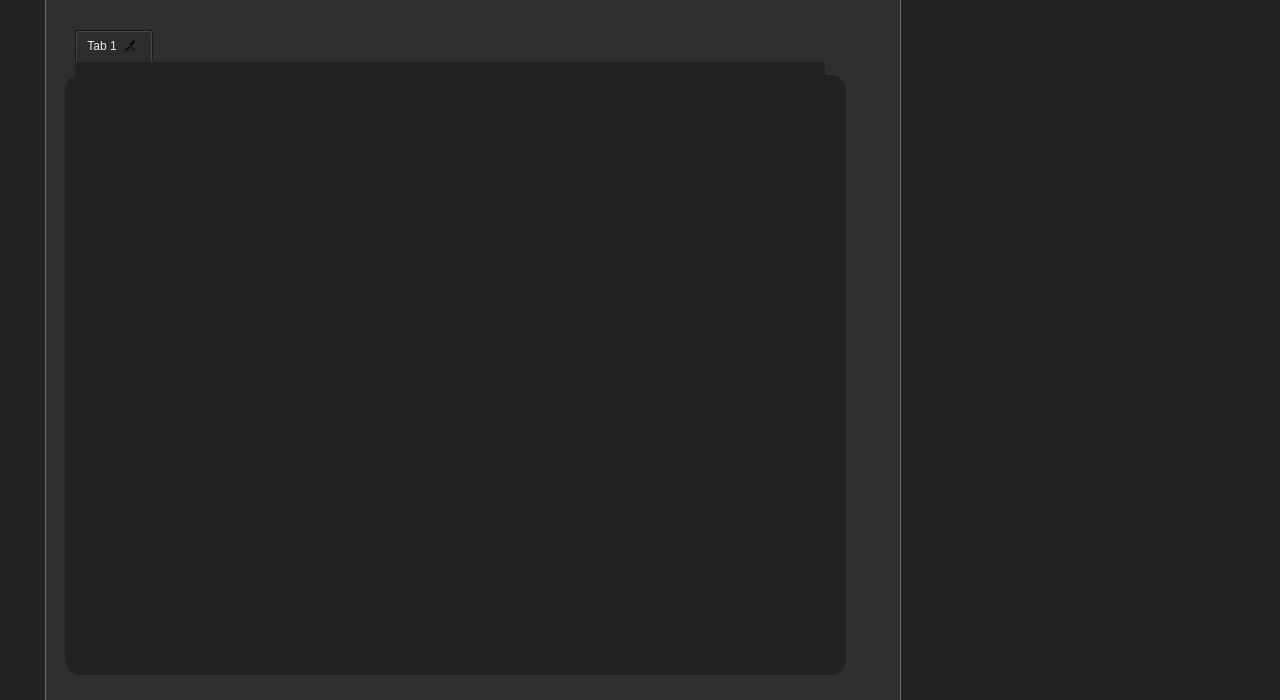
<?xml version="1.0" encoding="UTF-8"?>
<ui version="4.0">
 <class>MainWindow</class>
 <widget class="QMainWindow" name="MainWindow">
  <property name="geometry">
   <rect>
    <x>0</x>
    <y>0</y>
    <width>1280</width>
    <height>700</height>
   </rect>
  </property>
  <property name="windowTitle">
   <string>MainWindow</string>
  </property>
  <property name="styleSheet">
   <string notr="true">QWidget {
	border:none;
	background-color: rgb(33, 34, 35);
	color: #eee;
}

QWidget#widget {
	background-color: none;
	border-left: 0.5px solid rgb(106, 106, 106);
}

QWidget#widget_2 {
	border-left: 0.5px solid rgb(106, 106, 106);
}

</string>
  </property>
  <widget class="QWidget" name="centralwidget">
   <widget class="QWidget" name="widget" native="true">
    <property name="geometry">
     <rect>
      <x>900</x>
      <y>0</y>
      <width>380</width>
      <height>700</height>
     </rect>
    </property>
   </widget>
   <widget class="QWidget" name="widget_2" native="true">
    <property name="geometry">
     <rect>
      <x>45</x>
      <y>0</y>
      <width>855</width>
      <height>700</height>
     </rect>
    </property>
    <property name="styleSheet">
     <string notr="true">QWidget#widget_2 {
	/*border-left: 0.5px solid #eee;*/
	background-color: rgb(46, 47, 48);
}
QWidget#widget_3 {
	background-color: rgb(33, 34, 35);
	border-radius:15px;
}

QPlainTextEdit {
	font: 20px bold;
	color: #eee;
	padding: 5px;
}

QScrollBar:horizontal
    {
        height: 15px;
        margin: 3px 15px 3px 15px;
        border: 1px transparent #2A2929;
        border-radius: 4px;
	    background-color: #2A2929;
    }

    QScrollBar::handle:horizontal
    {
        background-color: #eee;
        min-width: 5px;
        border-radius: 4px;
    }

    QScrollBar::add-line:horizontal
    {
        margin: 0px 3px 0px 3px;
        border-image: url(:/qss_icons/rc/right_arrow_disabled.png);
        width: 10px;
        height: 10px;
        subcontrol-position: right;
        subcontrol-origin: margin;
    }

    QScrollBar::sub-line:horizontal
    {
        margin: 0px 3px 0px 3px;
        border-image: url(:/qss_icons/rc/left_arrow_disabled.png);
        height: 10px;
        width: 10px;
        subcontrol-position: left;
        subcontrol-origin: margin;
    }

    QScrollBar::add-line:horizontal:hover,QScrollBar::add-line:horizontal:on
    {
        border-image: url(:/qss_icons/rc/right_arrow.png);
        height: 10px;
        width: 10px;
        subcontrol-position: right;
        subcontrol-origin: margin;
    }


    QScrollBar::sub-line:horizontal:hover, QScrollBar::sub-line:horizontal:on
    {
        border-image: url(:/qss_icons/rc/left_arrow.png);
        height: 10px;
        width: 10px;
        subcontrol-position: left;
        subcontrol-origin: margin;
    }

    QScrollBar::up-arrow:horizontal, QScrollBar::down-arrow:horizontal
    {
        background: none;
    }


    QScrollBar::add-page:horizontal, QScrollBar::sub-page:horizontal
    {
        background: none;
    }

    QScrollBar:vertical
    {
        background-color: #2A2929;
        width: 15px;
        margin: 15px 3px 15px 3px;
        border: 1px transparent #2A2929;
        border-radius: 4px;
    }

    QScrollBar::handle:vertical
    {
        background-color: #eee;         /* #605F5F; */
        min-height: 5px;
        border-radius: 4px;
    }

    QScrollBar::sub-line:vertical
    {
        margin: 3px 0px 3px 0px;
        border-image: url(:/qss_icons/rc/up_arrow_disabled.png);
        height: 10px;
        width: 10px;
        subcontrol-position: top;
        subcontrol-origin: margin;
    }

    QScrollBar::add-line:vertical
    {
        margin: 3px 0px 3px 0px;
        border-image: url(:/qss_icons/rc/down_arrow_disabled.png);
        height: 10px;
        width: 10px;
        subcontrol-position: bottom;
        subcontrol-origin: margin;
    }

    QScrollBar::sub-line:vertical:hover,QScrollBar::sub-line:vertical:on
    {
        border-image: url(:/qss_icons/rc/up_arrow.png);
        height: 10px;
        width: 10px;
        subcontrol-position: top;
        subcontrol-origin: margin;
    }

    QScrollBar::add-line:vertical:hover, QScrollBar::add-line:vertical:on
    {
        border-image: url(:/qss_icons/rc/down_arrow.png);
        height: 10px;
        width: 10px;
        subcontrol-position: bottom;
        subcontrol-origin: margin;
    }

    QScrollBar::up-arrow:vertical, QScrollBar::down-arrow:vertical
    {
        background: none;
    }

    QScrollBar::add-page:vertical, QScrollBar::sub-page:vertical
    {
        background: none;
    }</string>
    </property>
    <widget class="QWidget" name="widget_3" native="true">
     <property name="geometry">
      <rect>
       <x>20</x>
       <y>75</y>
       <width>781</width>
       <height>600</height>
      </rect>
     </property>
     <property name="styleSheet">
      <string notr="true">background-color: rgb(33, 34, 35);</string>
     </property>
    </widget>
    <widget class="QTabWidget" name="tabWidget">
     <property name="geometry">
      <rect>
       <x>30</x>
       <y>30</y>
       <width>750</width>
       <height>620</height>
      </rect>
     </property>
     <property name="layoutDirection">
      <enum>Qt::LeftToRight</enum>
     </property>
     <property name="styleSheet">
      <string notr="true">QTabBar::tab {
    min-width:100px; 
    min-height:40px;
	border-radius: 7px;
	background-color: rgb(46, 47, 48);
	color: #eee;
	margin-left: 5px;
	border: 1px solid #eee;
	margin-bottom:5px;
	font: 14px;
	font-weight: bold;
	padding-left: 2px;
}

QWidget {
	background-color: rgb(33, 34, 35);
	border:none;
}

QTabBar {
	margin-bottom:5px;
}

QTabBar::tab::hover {
    color: rgb(46, 47, 48);
	background-color: rgb(238, 238, 238);
}

QTabBar::tab::selected {
    color: rgb(46, 47, 48);
	background-color: #eee;
}

QTabWidget::pane &gt; QWidget {
	background-color: rgb(46, 47, 48);
}

QTabWidget::pane {
	background-color:  rgb(46, 47, 48);
}

QTabBar::close-button {
	image: url(:/image/closeRed);
}

QTabBar::close-button::hover {
	image: url(:/image/closeRedHover);
}</string>
     </property>
     <property name="tabShape">
      <enum>QTabWidget::Rounded</enum>
     </property>
     <property name="currentIndex">
      <number>0</number>
     </property>
     <property name="iconSize">
      <size>
       <width>16</width>
       <height>16</height>
      </size>
     </property>
     <property name="elideMode">
      <enum>Qt::ElideNone</enum>
     </property>
     <property name="documentMode">
      <bool>false</bool>
     </property>
     <property name="tabsClosable">
      <bool>true</bool>
     </property>
     <property name="movable">
      <bool>true</bool>
     </property>
     <property name="tabBarAutoHide">
      <bool>false</bool>
     </property>
     <widget class="QWidget" name="tab">
      <attribute name="title">
       <string>Tab 1</string>
      </attribute>
     </widget>
    </widget>
   </widget>
   <widget class="QToolButton" name="toolButton_2">
    <property name="geometry">
     <rect>
      <x>10</x>
      <y>10</y>
      <width>25</width>
      <height>25</height>
     </rect>
    </property>
    <property name="styleSheet">
     <string notr="true">QToolButton {
	border:none;
	background-color:none;
	image: url(:/image/Images/profile);
	max-width: 25px;
	max-height: 25px;
	min-width: 25px;
	min-height: 25px;
}

QToolButton:hover {
	image: url(:/image/Images/profileHover);
}

QToolButton:pressed {
	image: url(:/image/Images/profile);
}</string>
    </property>
    <property name="text">
     <string/>
    </property>
   </widget>
   <widget class="QToolButton" name="toolButton_3">
    <property name="geometry">
     <rect>
      <x>11</x>
      <y>650</y>
      <width>25</width>
      <height>25</height>
     </rect>
    </property>
    <property name="styleSheet">
     <string notr="true">QToolButton {
	border:none;
	background-color:none;
	image: url(:/image/Images/settings);
	max-width: 25px;
	max-height: 25px;
}

QToolButton:hover {
	image: url(:/image/Images/settingsHover);
}

QToolButton:pressed {
	image: url(:/image/Images/settings);
}</string>
    </property>
    <property name="text">
     <string/>
    </property>
   </widget>
  </widget>
 </widget>
 <resources/>
 <connections/>
</ui>
